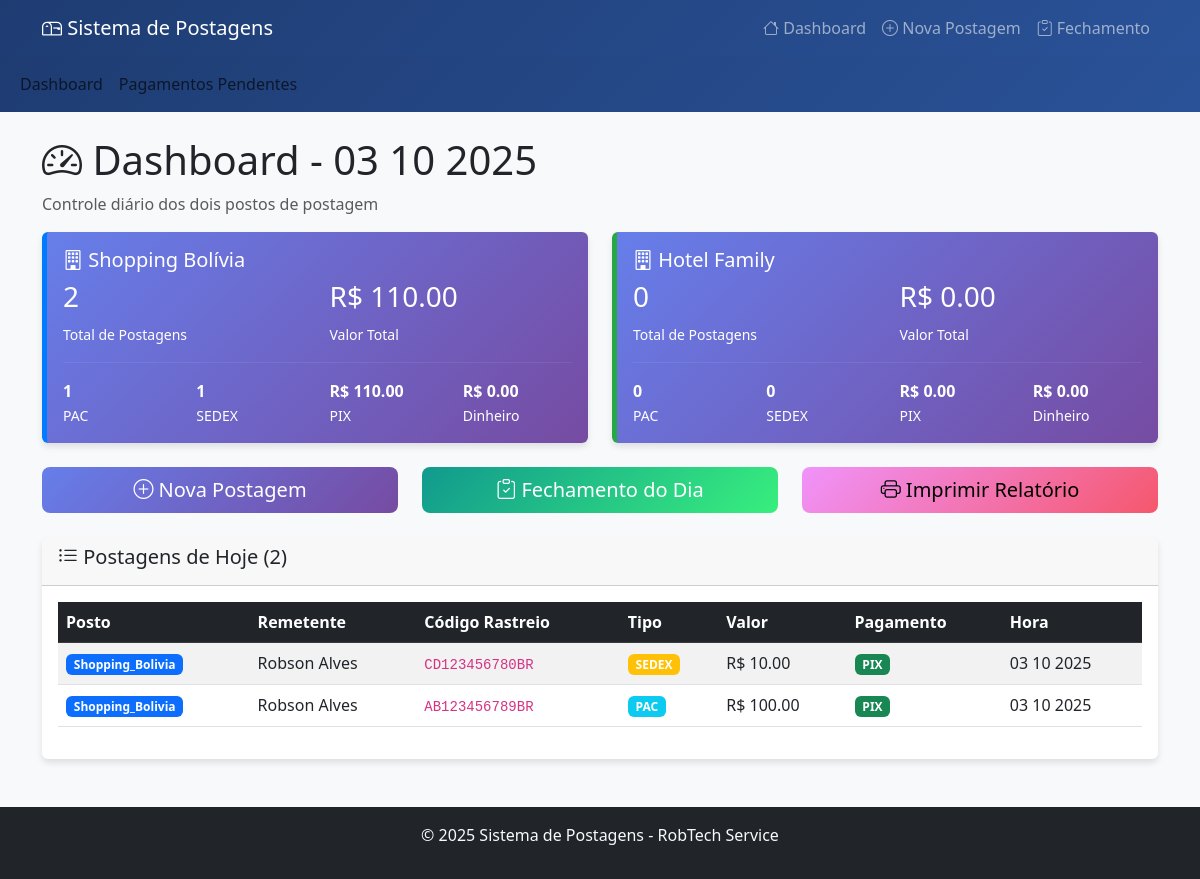
Before: / with the older database file.
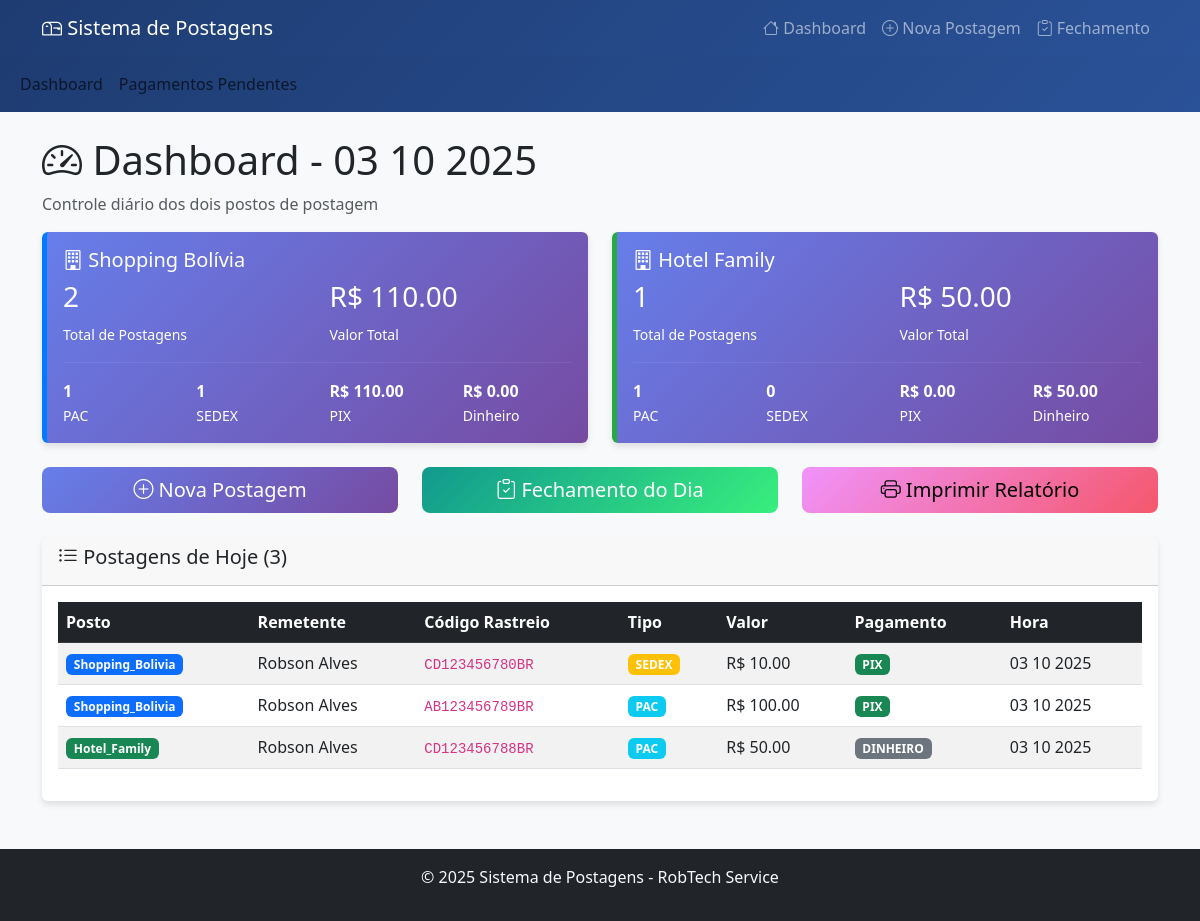
After: the same page with the newer database file.
### tables this page shows
CREATE TABLE postagens (
                id INTEGER PRIMARY KEY AUTOINCREMENT,
                data_postagem DATE NOT NULL,
                posto INTEGER NOT NULL,
                nome_remetente TEXT NOT NULL,
                codigo_rastreio TEXT UNIQUE NOT NULL,
                valor REAL NOT NULL,
                tipo_postagem TEXT NOT NULL CHECK (tipo_postagem IN ('PAC', 'SEDEX')),
                tipo_pagamento TEXT,
                status TEXT DEFAULT 'POSTADO',
                pagamento_pago INTEGER DEFAULT 0,
                data_pagamento DATE,
                observacoes TEXT,
                data_criacao DATETIME DEFAULT CURRENT_TIMESTAMP
            );

### app.py (the view)
@app.route('/')
def index():
    hoje = date.today().strftime('%d %m %Y')
    hoje_db = date.today().strftime('%Y-%m-%d')
    postagens_hoje = sistema.listar_postagens_dia(hoje_db)
    resumo_posto1 = sistema.resumo_dia(hoje_db, 1)
    resumo_posto2 = sistema.resumo_dia(hoje_db, 2)
    return render_template('index.html',
                           postagens=postagens_hoje,
                           resumo_posto1=resumo_posto1,
                           resumo_posto2=resumo_posto2,
                           data_hoje=hoje,
                           NOME_POSTO=NOME_POSTO)

### app.py (called while the page is built)
@app.template_filter('datetimeformat')
def datetimeformat(value, format='%d %m %Y'):
    if value is None:
        return ''
    if isinstance(value, str):
        try:
            dt = datetime.strptime(value, '%Y-%m-%d')
        except:
            try:
                dt = datetime.strptime(value, '%Y-%m-%d %H:%M:%S')
            except:
                return value
    elif isinstance(value, (datetime, date)):
        dt = value
    else:
        return value
    return dt.strftime(format)

    def conectar(self):
        return sqlite3.connect(self.db_name)

### templates/index.html (shortened to what this page needs)
{% extends "base.html" %}
{% block content %}
<div class="row">
    <div class="col-12">
        <h1><i class="bi bi-speedometer2"></i> Dashboard - {{ data_hoje }}</h1>
        <p class="text-muted">Controle diário dos dois postos de postagem</p>
    </div>
</div>
<div class="row mb-4">
    <div class="col-md-6">
        <div class="card stats-card posto-1">
            <div class="card-body">
                <h5 class="card-title"><i class="bi bi-building"></i> Shopping Bolívia</h5>
                <div class="row">
                    <div class="col-6">
                        <h3>{{ resumo_posto1.total_postagens }}</h3>
                        <small>Total de Postagens</small>
                    </div>
                    <div class="col-6">
                        <h3>R$ {{ "%.2f"|format(resumo_posto1.total_valor) }}</h3>
                        <small>Valor Total</small>
                    </div>
                </div>
                <hr style="border-color: rgba(255,255,255,0.3);">
                <div class="row text-sm">
                    <div class="col-3">
                        <strong>{{ resumo_posto1.total_pac }}</strong><br>
                        <small>PAC</small>
                    </div>
                    <div class="col-3">
                        <strong>{{ resumo_posto1.total_sedex }}</strong><br>
                        <small>SEDEX</small>
                    </div>
                    <div class="col-3">
                        <strong>R$ {{ "%.2f"|format(resumo_posto1.total_pix) }}</strong><br>
                        <small>PIX</small>
                    </div>
                    <div class="col-3">
                        <strong>R$ {{ "%.2f"|format(resumo_posto1.total_dinheiro) }}</strong><br>
                        <small>Dinheiro</small>
                    </div>
                </div>
            </div>
        </div>
    </div>
    <div class="col-md-6">
        <div class="card stats-card posto-2">
            <div class="card-body">
                <h5 class="card-title"><i class="bi bi-building"></i> Hotel Family</h5>
                <div class="row">
                    <div class="col-6">
                        <h3>{{ resumo_posto2.total_postagens }}</h3>
                        <small>Total de Postagens</small>
                    </div>
                    <div class="col-6">
                        <h3>R$ {{ "%.2f"|format(resumo_posto2.total_valor) }}</h3>
                        <small>Valor Total</small>
                    </div>
                </div>
                <hr style="border-color: rgba(255,255,255,0.3);">
                <div class="row text-sm">
                    <div class="col-3">
                        <strong>{{ resumo_posto2.total_pac }}</strong><br>
                        <small>PAC</small>
                    </div>
                    <div class="col-3">
                        <strong>{{ resumo_posto2.total_sedex }}</strong><br>
                        <small>SEDEX</small>
                    </div>
                    <div class="col-3">
                        <strong>R$ {{ "%.2f"|format(resumo_posto2.total_pix) }}</strong><br>
                        <small>PIX</small>
                    </div>
                    <div class="col-3">
                        <strong>R$ {{ "%.2f"|format(resumo_posto2.total_dinheiro) }}</strong><br>
                        <small>Dinheiro</small>
                    </div>
                </div>
            </div>
        </div>
    </div>
</div>
<div class="row mb-4">
    <div class="col-md-4">
        <a href="/nova_postagem" class="btn btn-primary btn-lg w-100">
            <i class="bi bi-plus-circle"></i> Nova Postagem
        </a>
    </div>
    <div class="col-md-4">
        <a href="/fechamento" class="btn btn-success btn-lg w-100">
            <i class="bi bi-clipboard-check"></i> Fechamento do Dia
        </a>
    </div>
    <div class="col-md-4">
        <button class="btn btn-warning btn-lg w-100" onclick="window.print()">
            <i class="bi bi-printer"></i> Imprimir Relatório
        </button>
    </div>
</div>
<div class="card">
    <div class="card-header">
        <h5><i class="bi bi-list-ul"></i> Postagens de Hoje ({{ postagens|length }})</h5>
    </div>
    <div class="card-body">
        {% if postagens %}
            <div class="table-responsive">
                <table class="table table-striped table-hover">
                    <thead class="table-dark">
                        <tr>
                            <th>Posto</th>
                            <th>Remetente</th>
                            <th>Código Rastreio</th>
                            <th>Tipo</th>
                            <th>Valor</th>
                            <th>Pagamento</th>
                            <th>Hora</th>
                        </tr>
                    </thead>
                    <tbody>
                        {% for postagem in postagens %}
                        <tr>
                            <td>
                                <span class="badge bg-{{ 'primary' if postagem[2] == 1 else 'success' }}">
                                    {{ NOME_POSTO[postagem[2]] }}
                                </span>
                            </td>
                            <td>{{ postagem[3] }}</td>
                            <td><code>{{ postagem[4] }}</code></td>
                            <td>
                                <span class="badge bg-{{ 'info' if postagem[6] == 'PAC' else 'warning' }}">
                                    {{ postagem[6] }}
                                </span>
                            </td>
                            <td>R$ {{ "%.2f"|format(postagem[5]) }}</td>
                            <td>
                                <span class="badge bg-{{ 'success' if postagem[7] == 'PIX' else 'secondary' }}">
                                    {{ postagem[7] }}
                                </span>
                            </td>
                            <td>
                                {% if postagem[12] %}
                                    {{ postagem[12]|datetimeformat }}
                                {% else %}
                                    -
                                {% endif %}
                            </td>
                        </tr>
                        {% endfor %}
                    </tbody>
                </table>
            </div>
        {% else %}
            <div class="text-center text-muted py-4">
                <i class="bi bi-inbox" style="font-size: 3rem;"></i>
                <p class="mt-2">Nenhuma postagem registrada hoje</p>
                <a href="/nova_postagem" class="btn btn-primary">Registrar Primeira Postagem</a>
            </div>
        {% endif %}
    </div>
</div>
{% endblock %}

### templates/base.html (shortened to what this page needs)
<!DOCTYPE html>
<html lang="pt-BR">
<head>
    <link href="https://cdn.jsdelivr.net/npm/bootstrap@5.3.0/dist/css/bootstrap.min.css" rel="stylesheet">
    <link href="https://cdn.jsdelivr.net/npm/bootstrap-icons@1.10.0/font/bootstrap-icons.css" rel="stylesheet">
</head>
<body>
    <nav class="navbar navbar-expand-lg navbar-dark">
        <div class="container">
            <a class="navbar-brand" href="/">
                <i class="bi bi-mailbox"></i> Sistema de Postagens
            </a>
            <div class="collapse navbar-collapse" id="navbarNav">
                <ul class="navbar-nav ms-auto">
                    <li class="nav-item">
                        <a class="nav-link" href="/"><i class="bi bi-house"></i> Dashboard</a>
                    </li>
                    <li class="nav-item">
                        <a class="nav-link" href="/nova_postagem"><i class="bi bi-plus-circle"></i> Nova Postagem</a>
                    </li>
                    <li class="nav-item">
                        <a class="nav-link" href="/fechamento"><i class="bi bi-clipboard-check"></i> Fechamento</a>
                    </li>
                </ul>
            </div>
        </div>
    </nav>
    <nav class="navbar navbar-expand-lg navbar-light bg-light">
  <div class="container-fluid">
    <ul class="navbar-nav me-auto mb-2 mb-lg-0">
      <li class="nav-item">
        <a class="nav-link" href="{{ url_for('index') }}">Dashboard</a>
      </li>
      <li class="nav-item">
        <a class="nav-link" href="{{ url_for('listar_pendentes') }}">Pagamentos Pendentes</a>
      </li>
    </ul>
  </div>
</nav>
    <div class="container mt-4">
        {% block content %}{% endblock %}
    </div>
    <footer class="bg-dark text-light text-center mt-5 py-3">
        <div class="container">
            <p>&copy; 2025 Sistema de Postagens - RobTech Service</p>
        </div>
    </footer>
</body>
</html>

### templates/base.html (style rules this page uses)
body { background-color: #f8f9fa; }
.navbar { background: linear-gradient(135deg, #1e3c72, #2a5298); }
.card { border: none; box-shadow: 0 4px 6px rgba(0, 0, 0, 0.1); transition: transform 0.2s; }
.btn-primary { background: linear-gradient(135deg, #667eea, #764ba2); border: none; }
.btn-success { background: linear-gradient(135deg, #11998e, #38ef7d); border: none; }
.btn-warning { background: linear-gradient(135deg, #f093fb, #f5576c); border: none; }
.stats-card { background: linear-gradient(135deg, #667eea, #764ba2); color: white; }
.posto-1 { border-left: 5px solid #007bff; }
.posto-2 { border-left: 5px solid #28a745; }

Changed rows visible on the page:
added postagens: posto "Hotel_Family", nome_remetente "Robson Alves", codigo_rastreio "CD123456788BR", tipo_postagem "PAC", valor "50.00", tipo_pagamento "DINHEIRO", data_criacao "03 10 2025"
Other visible differences:
{{ resumo_posto2.total_postagens }}: "0" → "1"
{{ "%.2f"|format(resumo_posto2.total_valor) }}: "0.00" → "50.00"
{{ resumo_posto2.total_pac }}: "0" → "1"
{{ "%.2f"|format(resumo_posto2.total_dinheiro) }}: "0.00" → "50.00"
{{ postagens|length }}: "2" → "3"
